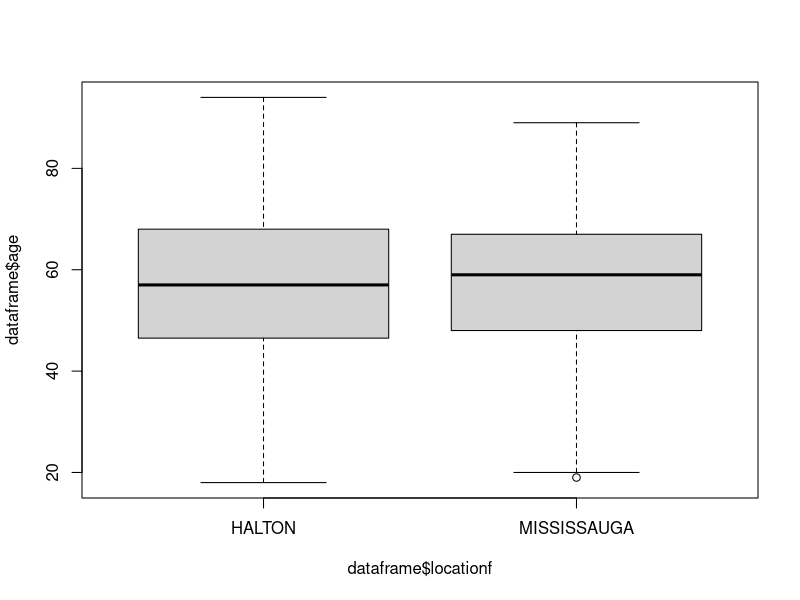
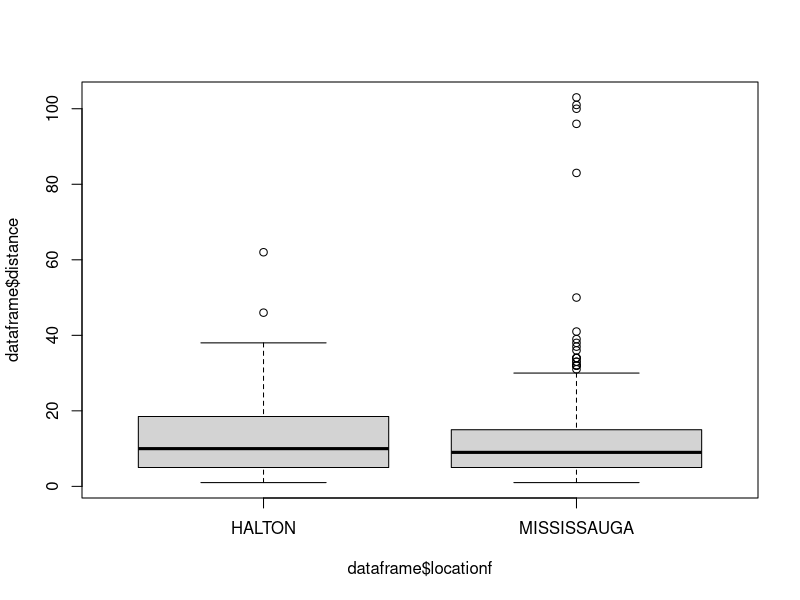
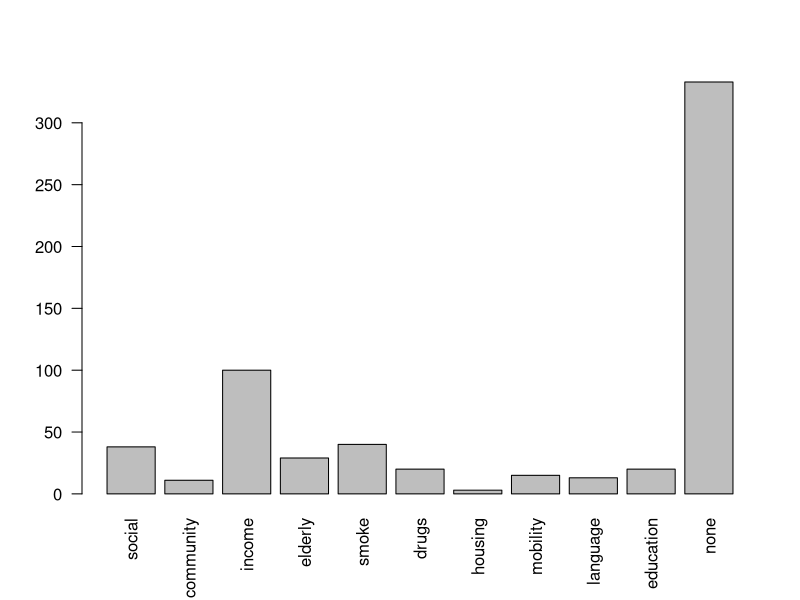
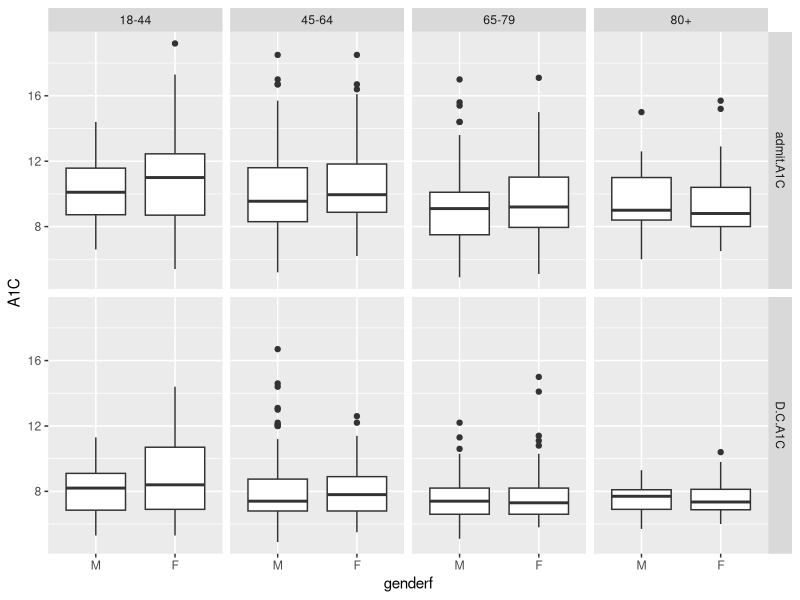
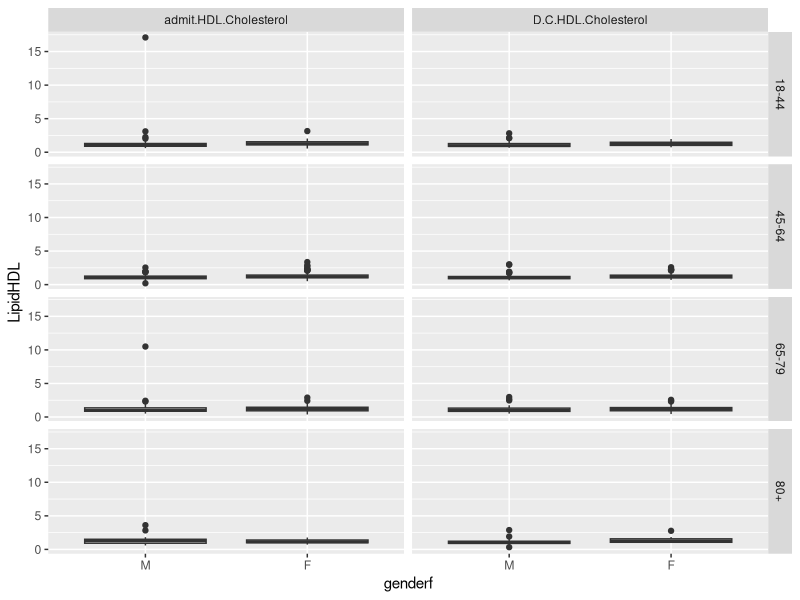
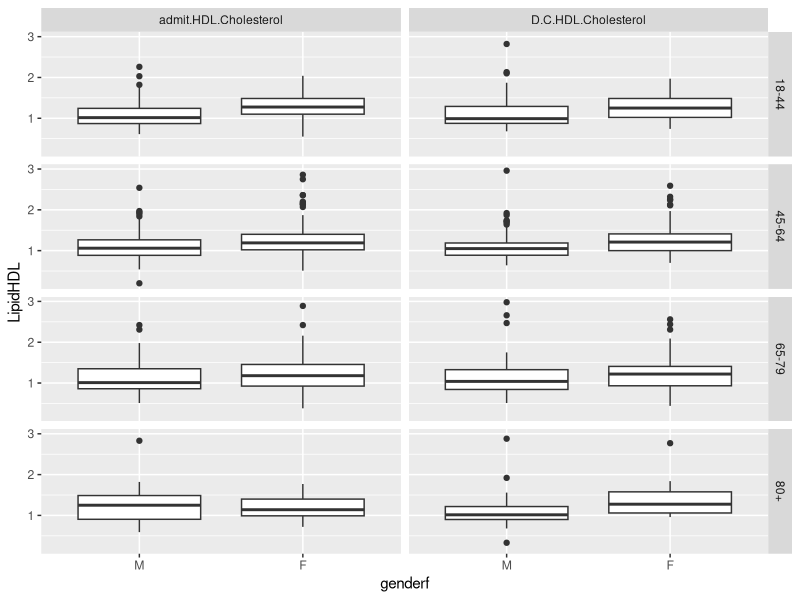
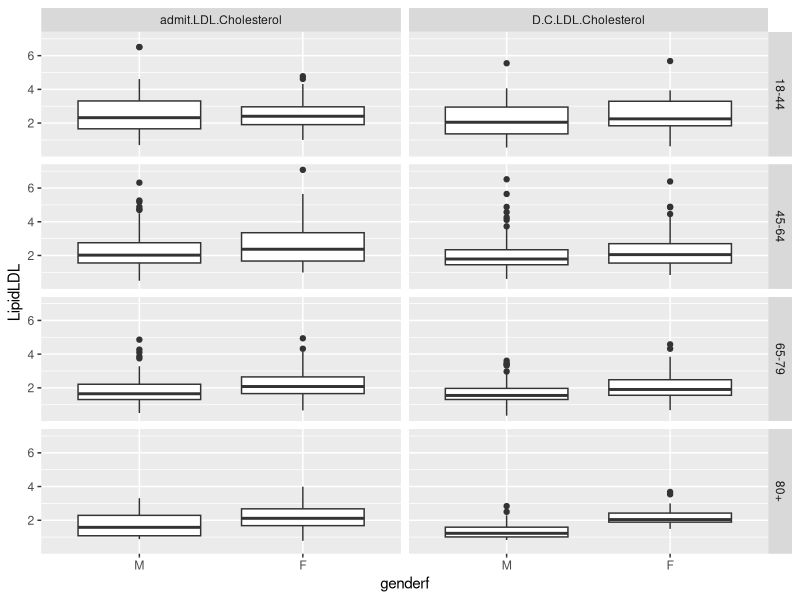
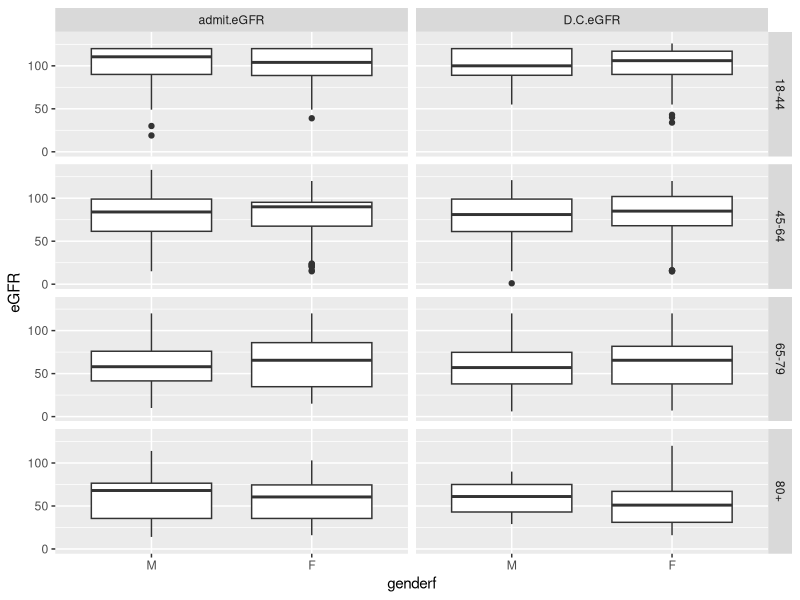

The R source for these figures, in order:
## ---- chunk 1
#'Turn list of co/chronic mobidity and mental health into "ture" and "false"
#'
#' @param x the levels for patients in the original data frame to be turned into "ture" and "false"
#' @param possible numbers of possible levels for co/chronic mobidity and mental health
#' @return vectors of "ture" and "false" according to the levels of co/chronic mobidity and mental health
extractmorbidity=function(x,possible) #possible=#of possible values for 16 or 23 values for chronic / co-mobidity
{
  if(x[1]==999||is.na(x[1]))
  {
    return(rep(F,possible))
  }else{
    has=rep(F,possible)
    for(i in x){
      has[i]=T
    }
    return(has)
  }
}

hasrepeat=function(x,possible)
{
  tab=table(x)
  m=max(tab)
  w=names(which.max(tab))
  ifelse(m>1,w,NA)
}

#x=c(2,3,2,3,4)
#table(x)
#tab=table(t(data2[2,14:23]))
#tab["23"]

#'built a function that will count numbers of 23(mental health in comorbidity) in one patient
count23=function(x)
{
  tab=table(t(x))
  ans=ifelse(is.na(tab["23"]),0,tab["23"])
}

#count.discharged.status=function(x)
#{
  #tab=table(t(x))
  #ans=ifelse(is.na(tab["2"]),0,tab["2"])
#}

#'built a function that count the total numbers of actual mental health issue for each patient 
countmh=function(x)
{
  return(sum(table(t(x))))
}



#made fuction that label the specific values of each co-mobidity
extractco=function(x)
{
  thenames=c("Other","Eating Disorders","Hypertension","Cardiovascular disease","Chronic kidney disease",
             "Retinopathy or Other eye disease"," Non-healing wounds (greater than 3 months)","Neuropathy","Liver disease (fatty liver)",
             "Peripheral vascular disease","Obesity (BMI > 30)","Current malignancy/cancer treatment","Hyperlipidemia",
             "Thyroid disease (other endocrinopathies POCT, Cushings)","Dementia","Pulmonary disease (COPD, Asthma)","Obstructive sleep apnea",
             "HIV/AIDS","Pancreas Diseases","Celiac Disease","Genetic Syndromes","Deafness and/or Blindness","Mental health") 
  M=extractmorbidity(x,23)
  names(M)=thenames
  return(M)
  
}

#made functionthat label the specific values for each chronic-morbidity
extractchronic=function(x)
{
  thenames=c("Other(Chronic)","Neuropathy","Retinopathy","Blindness","Cardiovascular disease(Chronic)","Wounds (non-healing)",
             "Amputation","Skin conditions (cutaneous manifestations)","Lipohypertrophy","Hypoglycemia unawareness",
             "Diabetic myonecrosis","Foot problems (Charcot’s)","Stiff man’s syndrome","Hearing impairment","Fractures","Nephropathy")
  M=extractmorbidity(x,16)
  names(M)=thenames
  return(M)
}

extractMH=function(x)
{
  thenames=c("Depressive Disorder","Obsessive-compulsive and related disorders","Schizophrenia spectrum and other psychotic disorders",
             "Substance-related and addictive disorders","Bipolar Disorders","Anxiety disorders",
             "Neurodevelopmental disorder","Trauma and Stress-related disorders","Personality Disorders","Feeding and Eating Disorders",
             "Sleep-wake disorders","Type Unspecified")
  
  possible=12
  if(is.na(x[1]))
  {
    y=rep(F,possible)
  }else{
    has=rep(F,possible)
    for(i in x){
      if(!is.na(i)){
        has[i]=T
      }
    }
    y=has
  }
  names(y)=thenames
  return(y)
}



#'function that capture non numeric values
TidyDDScode=function(x){
  y=as.character(x)
  z=as.numeric(y)
  code=ifelse(is.na(z),y,ifelse(z<20,"numeric",y))
  return(code)
}

#'function that capture numeric values that are below 20
TidyDDSnumbers=function(x){
  y=as.character(x)
  z=as.numeric(y)
  code=ifelse(is.na(z),NA,ifelse(z<20,z,NA))
  return(code)
}


# read data in from csv
# 
# a paragraph with more details about function
# 
# @param file.name name of imported file
#
# @return dataframe containing all variables as appropriatly dates, factor and logicals
# @export 
# @import dplyr
# @import lubridate
library(dplyr)
Readdata=function(file.name)
{
  data=read.csv("inst/extdata/20160715.csv",header=T)
  #refer the column names by numbers
  
  #take the rows that are not NA for location and gender
  #cut = converted the numbers into factors --> converted the numbers to factors of the following variables
  #library(dplyr)
  data %>%
    dplyr::slice(1:622) ->data2
  
  
  locationf=cut(data2[,2],breaks=c(0,1.2,3),labels=c("HALTON","MISSISSAUGA"))
  
  
  genderf=cut(data2[,4],breaks=c(0,1.5,3),labels=c("M","F"))
  
  agef=cut(data2[,3],breaks=c(17,45,65,80,95))
  
  repeatreferral=cut(data2[,7],breaks=c(-1,0.5,2),labels=c("No","Yes"))
  
  
  referralfrom=cut(data2[,8],breaks=c(-1,1.5,2.5,3.5,4.5,6),labels=c("primary","self","specialist","hospital","DEC"))
  
  
  socialissue=cut(data2[,9],breaks=c(0,1.5,2.5,3.5,4.5,5.5,6.5,7.5,8.5,9.5,11,1000),
                  labels=c("social","community","income","elderly","smoke","drugs","housing","mobility","language","education","none"))
  #consider changing the short names to the actual names  
  
  profcareplan=cut(data2[,64],breaks=c(-1,0.5,2,1000),labels=c("No","Yes","N/A"))
  
  
  SelfMGoals=cut(data2[,65],breaks=c(-1,0.5,2,1000),labels=c("No","Yes","N/A"))
  
  
  ExtentSelfM=cut(data2[,66],breaks=c(-1,0.5,1.5,2.5,3.5,1000),labels=c("None","Some","Most","All","N/A"))
  
  
  Pdischwithtrans=cut(data2[,67],breaks=c(-1,0.5,2,1000),labels=c("No","Yes","N/A"))
  
  
  DischSt=cut(data2[,69],breaks=c(0,1.5,2.5,3.5),labels=c("withdrawal","discharged","death"))
  
  
  Endorefer=cut(data2[,87],breaks=c(-1,0.5,2),labels=c("no","yes"))
  
  
  #extract the dates and truned them into Rdate
  #obtain different duration between admit date and discharge date
  
  #library(lubridate)
  referdate=lubridate::dmy(data2[,6])
  
  
  admitdate=lubridate::dmy(data2[,34])
  
  
  dischargedate=lubridate::dmy(data2[,68])
  
  
  
  #dis - data2[,73] #column 73 is numbers of weeeks between admitdate and discharge date as calculated in spreadsheet
  #summary(as.numeric(dis) - data2[,73])  #checking if the calculation is consisting
  #column Bu- Time in CCDC doesn't appear in the final spread sheet
  
  #co-mo is from column 14-23
  #chronic comlication is from column 24-33
  
  #made the function for "T=pts has both morbidity and F=pts doesn't have morbidity"
  
  
  como=t(apply(data2[,14:23],1,extractco))
  comorep=apply(data2[,14:23],1,hasrepeat)
  comorep
  which(comorep=="3")
  comomhrep=apply(data2[,14:23],1,count23)
  comomhrep #'counted numbers of "23" for each patient among the comorbidity columns --> fixed: no patients has repeated 23 any more!
  
  which(comomhrep>1) #' no patients are found that has more than one 23
  actualmhrep=apply(data2[,74:78],1,countmh)
  actualmhrep #'counted numbers of actual mental health issue for each patient among the mental health sections
  table(comomhrep>=1,actualmhrep>=1)
  which(comomhrep>=1 & actualmhrep==0) # not an issue any more--> pt354 doesn't have any mental healthy diagnosis listed, but has 23 coded in the comorbidity section 
  
  table(comorep) #show which coded comorbidity has repeates --> only code "1" is repeated, but agree on ignoring it (also row61 has more 22 twice, but it's all good! )
  which(!is.na(comorep)) #shows which patients has more than one unique code
  #only co-morbidity has a lot of repeats 
  
  chronic=t(apply(data2[,24:33],1,extractchronic))
  chronicrep=apply(data2[,24:33],1,hasrepeat)
  chronicrep
  table(chronicrep)
  #no repeats are found in chronic complications
  
  MH=t(apply(data2[,74:78],1,extractMH))
  head(MH)
  MHrep=apply(data2[,74:78],1,hasrepeat)
  MHrep
  table(MHrep)
  #no repeats found for MH diagnosis 
  
  
  #make a new dataframe 
  como=as.data.frame(como)
  chronic=as.data.frame(chronic)
  MH=as.data.frame(MH)
  dataframe=data.frame(locationf,age=data2[,3],genderf,agef,distance=data2[,5],referdate,repeatreferral,referralfrom,socialissue,
                       DDS.Emotional.burden.Enrollment=TidyDDSnumbers(data2[,10]),DDS.Emotional.burden.Enrollment.code=TidyDDScode(data2[,10]),
                       DDS.Physician.related.distress.Enrollment=TidyDDSnumbers(data2[,11]),DDS.Physician.related.distress.Enrollment.code=TidyDDScode(data2[,11]),
                       DDS.Regimen.related.distress.Enrollment=TidyDDSnumbers(data2[,12]),DDS.Regimen.related.distress.Enrollment.code=TidyDDScode(data2[,12]),
                       DDS.Interpersonal.distress.Enrollment=TidyDDSnumbers(data2[,13]),DDS.Interpersonal.distress.Enrollment.code=TidyDDScode(data2[,13]),
                       como,chronic,admitdate,data2[,35:39],admit.waist=as.numeric(as.character(data2[,40])),data2[,41:49],
                       DCweight=as.numeric(as.character(data2[,50])),
                       data2[,51:58],
                       DDS.Emotional.burden.Discharge=TidyDDSnumbers(data2[,59]),DDS.Emotional.burden.Discharge.code=TidyDDScode(data2[,59]),
                       DDS.Physician.related.distress.Discharge=TidyDDSnumbers(data2[,60]),DDS.Physician.related.distress.Discharge.code=TidyDDScode(data2[,60]),
                       DDS.Regimen.related.distress.Discharge=TidyDDSnumbers(data2[,61]),DDS.Regimen.related.distress.Discharge.code=TidyDDScode(data2[,61]),
                       DDS.Interpersonal.distress.Discharge=TidyDDSnumbers(data2[,62]),DDS.Interpersonal.distress.Discharge.code=TidyDDScode(data2[,62]),
                       data2[,63],profcareplan,
                       SelfMGoals,ExtentSelfM,Pdischwithtrans,dischargedate,DischSt,data2[,70:73],MH,data2[,79:86],Endorefer)
  return(dataframe)
}

dataframe=Readdata()
head(dataframe)
## ---- chunk 2
outofregions <- table(dataframe$locationf,dataframe$genderf)
outofregions
prop.table(outofregions,margin=1)
## ---- chunk 3
boxplot(dataframe$age~dataframe$locationf)
## ---- chunk 4
boxplot(dataframe$distance~dataframe$locationf)
## ---- chunk 5
socialissues <- table(dataframe$socialissue)
socialissues
plot(dataframe$socialissue,las=2)
## ---- chunk 6
names(dataframe)
## ---- chunk 7
avgcomo=subset(dataframe, select=c("Other","Eating.Disorders","Hypertension","Cardiovascular.disease","Chronic.kidney.disease","Retinopathy.or.Other.eye.disease","X.Non.healing.wounds..greater.than.3.months.",
                          "Neuropathy","Liver.disease..fatty.liver.","Peripheral.vascular.disease","Obesity..BMI...30.","Current.malignancy.cancer.treatment","Hyperlipidemia","Thyroid.disease..other.endocrinopathies.POCT..Cushings.","Dementia",
                             "Pulmonary.disease..COPD..Asthma.","Obstructive.sleep.apnea","HIV.AIDS","Pancreas.Diseases","Celiac.Disease","Genetic.Syndromes","Deafness.and.or.Blindness","Mental.health"))
avgcomo

library(tidyr)
library(dplyr)
avgcomo %>% gather(col,v,Other:Mental.health) %>% table()
## ---- chunk 8
sumofcomofoeachpt=apply(avgcomo,1,sum)
summary(sumofcomofoeachpt) 
## ---- chunk 9
b=subset(dataframe, select=c("Other.Chronic.","Neuropathy.1","Retinopathy","Blindness","Cardiovascular.disease.Chronic.","Wounds..non.healing.",
                             "Amputation","Skin.conditions..cutaneous.manifestations.","Lipohypertrophy","Hypoglycemia.unawareness",
                             "Diabetic.myonecrosis","Foot.problems..Charcot.s.","Stiff.man.s.syndrome","Hearing.impairment","Fractures","Nephropathy"))
b
b %>% gather(col,v,Other.Chronic.:Nephropathy) %>% table()
## ---- chunk 10
sumofchronicfoeachpt=apply(b,1,sum) 
summary(sumofchronicfoeachpt) 
## ---- chunk 11
comomental <- table(dataframe$Mental.health)
comomental
which(dataframe$Mental)
## ---- chunk 12
comomental <- table(dataframe$Mental.health,dataframe$genderf)
comomental
prop.table(comomental,margin=2)
## ---- chunk 13
library(dplyr)
library(tidyr)
library(ggplot2)

dataframe %>% gather(admitdischarge,A1C,c(admit.A1C,D.C.A1C)) %>% 
  mutate(agef=cut(age,breaks=c(17,44,64,79,95),labels=c("18-44","45-64","65-79","80+"))) %>% 
  ggplot(aes(x=genderf,y=A1C))+geom_boxplot()+facet_grid(admitdischarge~agef)

## ---- chunk 14
dataframe %>% gather(admitdischarge,A1C,c(admit.A1C,D.C.A1C)) %>% 
  mutate(agef=cut(age,breaks=c(17,44,64,79,95),labels=c("18-44","45-64","65-79","80+"))) %>% group_by(agef,genderf) %>% 
  summarise(n=n())
## ---- chunk 15
dataframe %>% gather(admitdischarge,A1C,c(admit.A1C,D.C.A1C)) %>% 
  filter(is.na(A1C)) %>% select(c(admitdischarge,A1C)) 

c=subset(dataframe, select=c("admit.A1C","D.C.A1C","DischSt"))
c
c %>% gather(admitdischarge,A1C,c(admit.A1C,D.C.A1C)) %>% filter(is.na(A1C))
## ---- chunk 16
dataframe %>% gather(admitdischarge,LipidHDL,c(admit.HDL.Cholesterol, D.C.HDL.Cholesterol)) %>% 
  mutate(agef=cut(age,breaks=c(17,44,64,79,95),labels=c("18-44","45-64","65-79","80+")))->mutatea
  mutatea %>% ggplot(aes(x=genderf,y=LipidHDL))+geom_boxplot()+facet_grid(agef~admitdischarge) 

## ---- chunk 17
mutatea %>% filter(LipidHDL<3) %>% 
  ggplot(aes(x=genderf,y=LipidHDL))+geom_boxplot()+facet_grid(agef~admitdischarge)
## ---- chunk 18
mutatea %>% group_by(admitdischarge,agef,genderf) %>% summarise(Q1=quantile(LipidHDL,0.25,na.rm=T),
    med=median(LipidHDL,na.rm=T),Q3=quantile(LipidHDL,0.75,na.rm=T),missing=sum(is.na(LipidHDL)),n=n())
## ---- chunk 19
mutatea
## ---- chunk 20
aggregate(cbind(admit.LDL.Cholesterol, D.C.LDL.Cholesterol)~genderf+agef,data=dataframe,mean)

dataframe %>% gather(admitdischarge,LipidLDL,c(admit.LDL.Cholesterol, D.C.LDL.Cholesterol)) %>% 
  mutate(agef=cut(age,breaks=c(17,44,64,79,95),labels=c("18-44","45-64","65-79","80+"))) %>% 
  ggplot(aes(x=genderf,y=LipidLDL))+geom_boxplot()+facet_grid(agef~admitdischarge)
## ---- chunk 21
aggregate(cbind(admit.eGFR, D.C.eGFR)~genderf+agef,data=dataframe,mean)

dataframe %>% gather(admitdischarge,eGFR,c(admit.eGFR, D.C.eGFR)) %>% 
  mutate(agef=cut(age,breaks=c(17,44,64,79,95),labels=c("18-44","45-64","65-79","80+")))->mutatea
  mutatea %>% ggplot(aes(x=genderf,y=eGFR))+geom_boxplot()+facet_grid(agef~admitdischarge)
## ---- chunk 22
mutatea %>% group_by(admitdischarge,agef,genderf) %>% summarise(Q1=quantile(eGFR,0.25,na.rm=T),
    med=median(eGFR,na.rm=T),Q3=quantile(eGFR,0.75,na.rm=T),missing=sum(is.na(eGFR)),n=n())
## ---- chunk 23
aggregate(cbind(admit.Micro.Albumin,D.C.Micro.Albumin)~genderf+agef,data=dataframe,mean)

dataframe %>% gather(admitdischarge,Microalbumin,c(admit.Micro.Albumin, D.C.Micro.Albumin)) %>% 
  mutate(agef=cut(age,breaks=c(17,44,64,79,95),labels=c("18-44","45-64","65-79","80+"))) %>% 
  ggplot(aes(x=genderf,y=Microalbumin))+geom_boxplot()+facet_grid(agef~admitdischarge)
## ---- chunk 24
dataframe %>% gather(admitdischarge,emotionalBurden,c(DDS.Emotional.burden.Enrollment,DDS.Emotional.burden.Discharge)) %>% 
  mutate(agef=cut(age,breaks=c(17,44,64,79,95),labels=c("18-44","45-64","65-79","80+"))) %>% 
  ggplot(aes(x=genderf,y=emotionalBurden))+geom_boxplot()+facet_grid(agef~admitdischarge)
## ---- chunk 25
dataframe %>% gather(admitdischarge,emotionalBurden,c(DDS.Emotional.burden.Enrollment,DDS.Emotional.burden.Discharge)) %>% 
  mutate(agef=cut(age,breaks=c(17,44,64,79,95),labels=c("18-44","45-64","65-79","80+"))) %>% group_by(agef,genderf) %>% 
  summarise(n=n())
## ---- chunk 26
dataframe %>% gather(admitdischarge,emotionalBurden,c(DDS.Emotional.burden.Enrollment,DDS.Emotional.burden.Discharge)) %>% 
  ggplot(aes(x=age,y=emotionalBurden))+geom_point()+facet_grid(genderf~admitdischarge)

## ---- chunk 27
dataframe %>% mutate(id=row_number()) %>% 
  gather(admitdischarge,physicianRelated,c(DDS.Physician.related.distress.Enrollment,DDS.Physician.related.distress.Discharge)) %>% 
  mutate(agef=cut(age,breaks=c(17,44,64,79,95),labels=c("18-44","45-64","65-79","80+")))->mutatea 
  mutatea %>% ggplot(aes(x=genderf,y=physicianRelated))+geom_boxplot()+facet_grid(agef~admitdischarge)

## ---- chunk 28
mutatea %>% ggplot(aes(x=admitdischarge,y=physicianRelated,group=id,color=factor(id))) + geom_point() + geom_line() + facet_grid(agef~genderf)+guides(color=F)
## ---- chunk 29
dataframe %>% gather(admitdischarge,RegimenRelated,c(DDS.Regimen.related.distress.Enrollment,DDS.Regimen.related.distress.Discharge)) %>% mutate(agef=cut(age,breaks=c(17,44,64,79,95),labels=c("18-44","45-64","65-79","80+"))) %>% ggplot(aes(x=genderf,y=RegimenRelated))+geom_boxplot()+facet_grid(agef~admitdischarge)
## ---- chunk 30
dataframe %>% gather(admitdischarge,interpersonalDistress,c(DDS.Interpersonal.distress.Enrollment,DDS.Interpersonal.distress.Discharge)) %>% 
  mutate(agef=cut(age,breaks=c(17,44,64,79,95),labels=c("18-44","45-64","65-79","80+"))) %>% 
  ggplot(aes(x=genderf,y=interpersonalDistress))+geom_boxplot()+facet_grid(agef~admitdischarge)
## ---- chunk 31
dataframe %>% mutate(id=row_number()) %>% gather(admitdischarge,interpersonalDistress,c(DDS.Interpersonal.distress.Enrollment,DDS.Interpersonal.distress.Discharge)) %>% 
  mutate(agef=cut(age,breaks=c(17,44,64,79,95),
                  labels=c("18-44","45-64","65-79","80")))->mutatea
  mutatea %>% ggplot(aes(x=genderf,y=interpersonalDistress))+geom_boxplot()+facet_grid(agef~admitdischarge)
  
  mutatea %>% ggplot(aes(x=admitdischarge,y=interpersonalDistress,group=id,color=factor(id)))+geom_point()+geom_line()+facet_grid(agef~genderf)+guides(color=F)
## ---- chunk 32
mutatea %>% group_by(genderf,agef,admitdischarge) %>% summarise(Q1=quantile(interpersonalDistress,0.25,na.rm=T),
    med=median(interpersonalDistress,na.rm=T),Q3=quantile(interpersonalDistress,0.75,na.rm=T),missing=sum(is.na(interpersonalDistress)),n=n())
## ---- chunk 33
dataframe %>% gather(admitdischarge,A1C,c(admit.A1C,D.C.A1C)) %>% 
  ggplot(aes(x=genderf,y=A1C))+geom_boxplot()+facet_grid(Mental.health~admitdischarge)
## ---- chunk 34
dataframe$Mental.health
aggregate(cbind(admit.HDL.Cholesterol, D.C.HDL.Cholesterol)~Mental.health,data=dataframe,mean)
## ---- chunk 35
dataframe$Mental.health
aggregate(cbind(admit.HDL.Cholesterol, D.C.HDL.Cholesterol)~Mental.health,data=dataframe,mean)


#'with outliers
dataframe %>% gather(admitdischarge,HDL.cholestrol,c(admit.HDL.Cholesterol, D.C.HDL.Cholesterol)) %>% 
  ggplot(aes(x=genderf,y=HDL.cholestrol))+geom_boxplot()+facet_grid(Mental.health~admitdischarge)

#'without outliers --> make it easier to compare the median
dataframe %>% gather(admitdischarge,HDL.cholestrol,c(admit.HDL.Cholesterol, D.C.HDL.Cholesterol)) %>%
  filter(HDL.cholestrol<5) %>% 
  ggplot(aes(x=genderf,y=HDL.cholestrol))+geom_boxplot()+facet_grid(Mental.health~admitdischarge)
## ---- chunk 36
dataframe %>% gather(admitdischarge,LDL.cholestrol,c(admit.LDL.Cholesterol, D.C.LDL.Cholesterol)) %>% 
  ggplot(aes(x=genderf,y=LDL.cholestrol))+geom_boxplot()+facet_grid(Mental.health~admitdischarge)

## ---- chunk 37
dataframe$Mental.health
aggregate(cbind(admit.eGFR, D.C.eGFR)~Mental.health,data=dataframe,mean)

dataframe %>% gather(admitdischarge,eGFR,c(admit.eGFR, D.C.eGFR)) %>% 
  ggplot(aes(x=genderf,y=eGFR))+geom_boxplot()+facet_grid(Mental.health~admitdischarge)
## ---- chunk 38
dataframe %>% gather(admitdischarge,micro.albumin,c(admit.Micro.Albumin, D.C.Micro.Albumin)) %>% 
  ggplot(aes(x=genderf,y=micro.albumin))+geom_boxplot()+facet_grid(Mental.health~admitdischarge)
## ---- chunk 39
dataframe %>% gather(admitdischarge,micro.albumin,c(admit.Micro.Albumin, D.C.Micro.Albumin)) %>% group_by(genderf,agef,admitdischarge,Mental.health) %>% summarise(Q1=quantile(micro.albumin,0.25,na.rm=T),
    med=median(micro.albumin,na.rm=T),Q3=quantile(micro.albumin,0.75,na.rm=T),missing=sum(is.na(micro.albumin)),n=n()) %>% as.data.frame()

## ---- chunk 40
dataframe %>% mutate(diff=D.C.Micro.Albumin-admit.Micro.Albumin) %>% 
  mutate(agef=cut(age,breaks=c(17,44,64,79,95),labels=c("18-44","45-64","65-79","80")))->mutatea

mutatea %>% group_by(genderf,agef,Mental.health) %>% summarise(Q1=quantile(diff,0.25,na.rm=T),
    med=median(diff,na.rm=T),Q3=quantile(diff,0.75,na.rm=T),missing=sum(is.na(diff)),n=n()) %>% as.data.frame()
